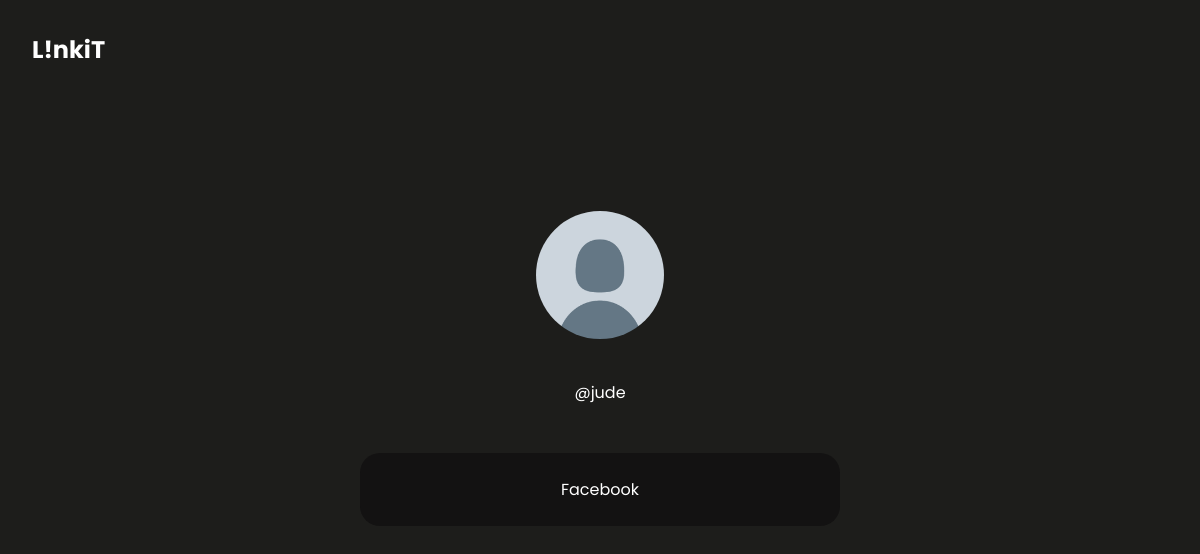
The page /jude/ (signed in) on the database as committed earlier.
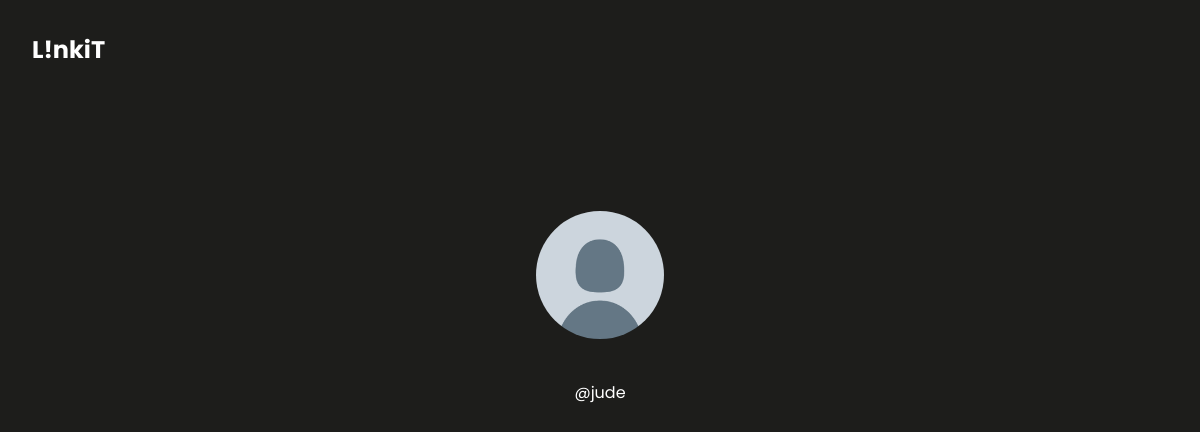
The same page on the database as committed later.
### lta/models.py (models this page shows, shortened)
class Link(models.Model):
    name = models.CharField(max_length=15)
    url = models.CharField(max_length=50)

### lta/views.py (the view)
# urls.py: re_path(r'^(?P<username>\w+)/$', views.preview, name="preview"),
def preview(request, username):
    username = User.objects.get(username=username)
    print(username)
    links = Link.objects.all()
    context = {"links": links}
    return render(request, "lta/preview.html", context)

### lta/templates/lta/preview.html (shortened to what this page needs)
{% extends 'lta/preview-main.html' %} {% load static %} {% block content %}
<div class="container">
  <div class="profile-section">
    {% if request.user.profile_image %}
    <img src="{{ request.user.profile_image.url }}" alt="" /><br />
    {% endif %}
    <span class="username">@{{request.user.username}}</span>
  </div>
  {% for link in links %}
  <ul class="links">
    <li class="link"><a href="{{link.url}}">{{link.name}}</a></li>
  </ul>
  {% endfor %}
</div>
{% endblock %}

Rows that differ between the two databases and show on the page:
removed Link: name "Facebook"
